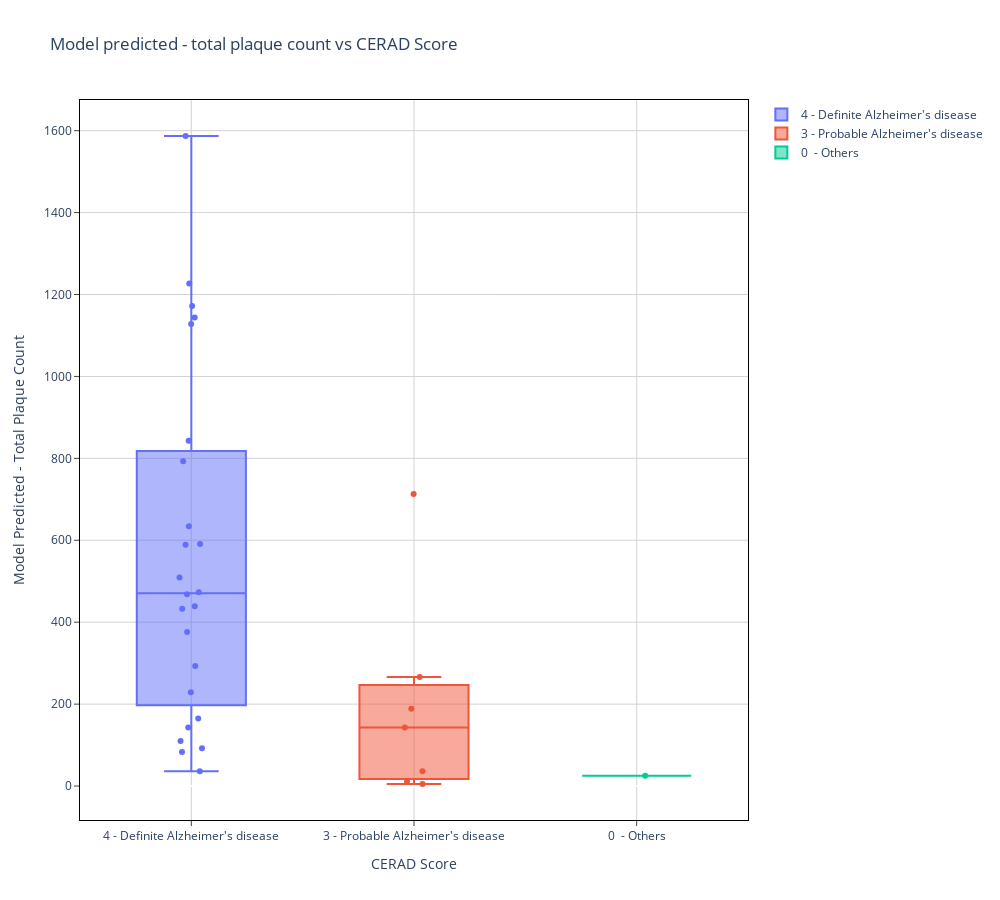

The code cell stored with this chart in its notebook:
### Code cell
def boxplot_plaque(var, title, x_axis_title, y_axis_title):
    def_count = plaque_counts_merged[plaque_counts_merged["Cerad_1_score"]==4][var].values
    prob_count = plaque_counts_merged[plaque_counts_merged["Cerad_1_score"]==3][var].values
    othrs_count = plaque_counts_merged[plaque_counts_merged["Cerad_1_score"]==0][var].values
    data = np.array([def_count,prob_count,othrs_count ])
    cerad_list = ["4 - Definite Alzheimer's disease","3 - Probable Alzheimer's disease","0  - Others"]
    plotly_box_plot(data, cerad_list, title,x_axis_title, y_axis_title)
    
    _, p = stats.ttest_ind(def_count, prob_count, nan_policy='omit')
    print("p-value for def and prob", p)
    #_, p = stats.ttest_ind(prob_count, othrs_count, nan_policy='omit')
    #print("p-value for prob and others", p)
    #_, p = stats.ttest_ind(prob_count, othrs_count, nan_policy='omit')
    #print("p-value for prob and others", p)
 
title =  "Model predicted - total plaque count vs CERAD Score" 
y_axis_title = "Model Predicted - Total Plaque Count"  
x_axis_title = 'CERAD Score'
boxplot_plaque("total_plaques", title, x_axis_title, y_axis_title )

### Figure 1 — Plotly figure (JSON) as saved in the notebook; plotly's stock layout.template omitted (floating-point values rounded to 4 significant figures)
{"data": [{"boxpoints": "all", "jitter": 0.3, "name": "4 - Definite Alzheimer's disease", "pointpos": 0, "type": "box", "y": [36, 229, 143, 634, 433, 1144, 509, 589, 439, 92, 1587, 1128, 843, 165, 1227, 1172, 376, 473, 468, 110, 793, 83, 591, 293]}, {"boxpoints": "all", "jitter": 0.3, "name": "3 - Probable Alzheimer's disease", "pointpos": 0, "type": "box", "y": [143, 36, 11, 189, 5, 266, 713]}, {"boxpoints": "all", "jitter": 0.3, "name": "0  - Others", "pointpos": 0, "type": "box", "y": [25]}], "layout": {"height": 900, "plot_bgcolor": "white", "title": {"text": "Model predicted - total plaque count vs CERAD Score"}, "width": 1000, "xaxis": {"gridcolor": "lightgrey", "linecolor": "black", "mirror": true, "showline": true, "ticks": "outside", "title": {"text": "CERAD Score"}}, "yaxis": {"gridcolor": "lightgrey", "linecolor": "black", "mirror": true, "showline": true, "ticks": "outside", "title": {"text": "Model Predicted - Total Plaque Count"}}}}
